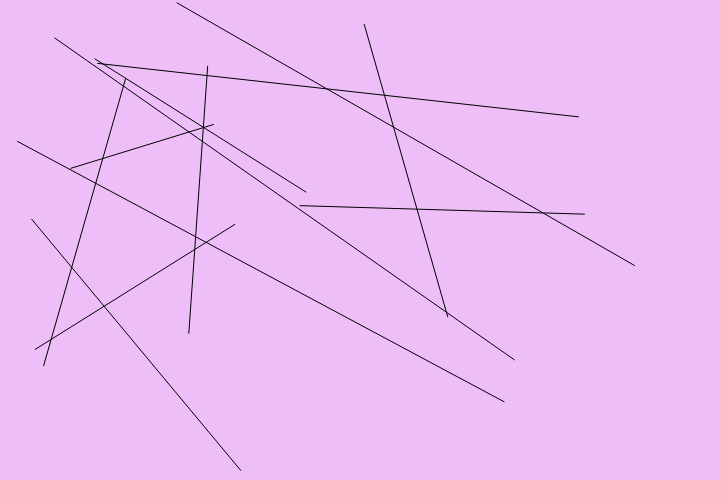
Frame 1 (no input)
Frame 60 (no input): identical to frame 1, image omitted
Frame 120 (the mouse pressed at the canvas centre since frame 60): identical to frame 1, image omitted

The p5.js sketch that drew this single still picture (run headless with seeded random() and noise() and a simulated clock; from frame 60 on, the mouse is pressed at the canvas centre):

// p5.js sketch
// ── sketch.js
//coordinates of line endpoints
var x1;
var x2;
var y1;
var y2;

//number of lines
var numLines = 12;
//x2-x1 or y2-y1
var difference = 250;

var i = 0;

//array of lines
var lines = [];
//array of intersect values
//var intersects = [];

// start of functions
function setup() {
  createCanvas(720,480);
  
  //create each object
  for (var i = 0; i< numLines; i++){
    x1 = random(width);
    if(x1 < width-difference){
      x2 = random(x1+difference);
    }
    else{
      x2 = random(x1-difference);
    }
    y1 = random(height);
    if(y1 < height-difference){
      y2 = random(y1+difference);
    }
    else{
      y2 = random(y1-difference);
    }
    
    lines[i] = new Line(x1,y1,x2,y2);
    //lines[i] = randomGen();
  }
}

function draw() {
  background(238,190,248);
  //update and display each line in the array
  for (var i = 0; i<lines.length; i++){
    lines[i].display();
  }
}

function mouseClicked(){
  for (var i = 0; i< numLines; i++){
    x1 = random(width);
    if(x1 < width-difference){
      x2 = random(x1+difference);
    }
    else{
      x2 = random(x1-difference);
    }
    y1 = random(height);
    if(y1 < height-difference){
      y2 = random(y1+difference);
    }
    else{
      y2 = random(y1-difference);
    }
    
    lines[i] = new Line(x1,y1,x2,y2);
  }
}

/*
//Solve for point of intersection
function intersectSolver()

for(i=0; i<lines.length; i++){

  LineA=lines[i];
  LineB=lines[i+1];
  
  var unknownA = ((LineB.x2-LineB.x1)*(LineA.y1-LineB.y1)-
                 (LineB.y2-LineB.y1)*(LineA.x1-LineB.x1))/
                 ((LineB.y2-lineB.y1)*(LineA.x2-LineA.x1)-
                 (LineB.x2-LineB.x1)*(LineA.y2-LineA.y1));
                
  var unknownB = ((LineA.x2-LineA.x1)*(LineA.y1-LineB.y1)-
                 (LineA.y2-LineB.y1)*(LineA.x1-LineB.x1))/
                 ((LineB.y2-lineB.y1)*(LineA.x2-LineA.x1)-
                 (LineB.x2-LineB.x1)*(LineA.y2-LineA.y1));
                 
  var intersectX = LineA.x1 + unknownA(LineA.x2-LineA.x1);
  var intersectY = LineA.y1 + unknownA(LineA.y2-LineA.y1);
  
  intersects[i] += (intersectX,intersectY)
                
//draw ovals to show intersection
function highlightIntersect(){
  for(i=0; i<lines.length; i++){
    (var x, var y) = intersects[i];
    ellipse(x,y,50,50)
  }
}
}
*/
                
function Line(tempX1,tempY1,tempX2,tempY2){
  //set initial values for properties
  this.x1 = tempX1;
  this.x2 = tempX2;
  this.y1 = tempY1;
  this.y2 = tempY2;
  
  this.display = function(){
    line(this.x1,this.y1,this.x2,this.y2);
    
  }
}
